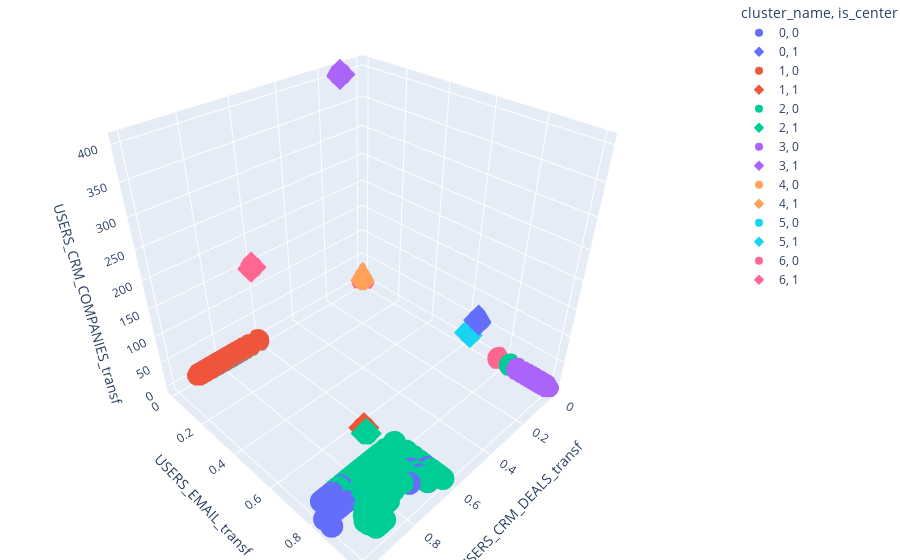

This figure's notebook cell:
### Code cell
# visualize log_transformation customer segments with a 3D plot
# We arbitrarily chose users instead of actions or apu
# This is only for visualization and to show where customers are clustered
fig = px.scatter_3d(actions_customer_transf,
                    x="USERS_CRM_DEALS_transf",
                    y="USERS_EMAIL_transf",
                    z="USERS_CRM_COMPANIES_transf",
                    color='cluster_name',
                    hover_data=["USERS_CRM_DEALS_transf",
                                "USERS_EMAIL_transf",
                                "USERS_CRM_COMPANIES_transf"],
                    category_orders = {"cluster_name": 
                                       ["0", "1", "2", "3","4","5","6"]},
                    symbol = "is_center"
                    )

fig.update_layout(margin=dict(l=0, r=0, b=0, t=0))
fig.show()

### Figure 1 — Plotly figure (JSON) as saved in the notebook; plotly's stock layout.template omitted (floating-point values rounded to 4 significant figures; data arrays with more than 128 entries replaced by an {"elided": "..."} marker saying what was removed)
{"data": [{"customdata": {"elided": "461x3 float values"}, "hovertemplate": "cluster_name=0<br>is_center=0<br>USERS_CRM_DEALS_transf=%{customdata[0]}<br>USERS_EMAIL_transf=%{customdata[1]}<br>USERS_CRM_COMPANIES_transf=%{customdata[2]}<extra></extra>", "legendgroup": "0, 0", "marker": {"color": "#636efa", "symbol": "circle"}, "mode": "markers", "name": "0, 0", "scene": "scene", "showlegend": true, "type": "scatter3d", "x": {"elided": "461 float values"}, "y": {"elided": "461 float values"}, "z": {"elided": "461 float values"}}, {"customdata": [[0, 0.6572, 53.6]], "hovertemplate": "cluster_name=0<br>is_center=1<br>USERS_CRM_DEALS_transf=%{customdata[0]}<br>USERS_EMAIL_transf=%{customdata[1]}<br>USERS_CRM_COMPANIES_transf=%{customdata[2]}<extra></extra>", "legendgroup": "0, 1", "marker": {"color": "#636efa", "symbol": "diamond"}, "mode": "markers", "name": "0, 1", "scene": "scene", "showlegend": true, "type": "scatter3d", "x": [0], "y": [0.6572], "z": [53.6]}, {"customdata": {"elided": "2321x3 float values"}, "hovertemplate": "cluster_name=1<br>is_center=0<br>USERS_CRM_DEALS_transf=%{customdata[0]}<br>USERS_EMAIL_transf=%{customdata[1]}<br>USERS_CRM_COMPANIES_transf=%{customdata[2]}<extra></extra>", "legendgroup": "1, 0", "marker": {"color": "#EF553B", "symbol": "circle"}, "mode": "markers", "name": "1, 0", "scene": "scene", "showlegend": true, "type": "scatter3d", "x": {"elided": "2321 float values"}, "y": {"elided": "2321 float values"}, "z": {"elided": "2321 float values"}}, {"customdata": [[0.6464, 0.6519, 1.718]], "hovertemplate": "cluster_name=1<br>is_center=1<br>USERS_CRM_DEALS_transf=%{customdata[0]}<br>USERS_EMAIL_transf=%{customdata[1]}<br>USERS_CRM_COMPANIES_transf=%{customdata[2]}<extra></extra>", "legendgroup": "1, 1", "marker": {"color": "#EF553B", "symbol": "diamond"}, "mode": "markers", "name": "1, 1", "scene": "scene", "showlegend": true, "type": "scatter3d", "x": [0.6464], "y": [0.6519], "z": [1.718]}, {"customdata": {"elided": "1535x3 float values"}, "hovertemplate": "cluster_name=2<br>is_center=0<br>USERS_CRM_DEALS_transf=%{customdata[0]}<br>USERS_EMAIL_transf=%{customdata[1]}<br>USERS_CRM_COMPANIES_transf=%{customdata[2]}<extra></extra>", "legendgroup": "2, 0", "marker": {"color": "#00cc96", "symbol": "circle"}, "mode": "markers", "name": "2, 0", "scene": "scene", "showlegend": true, "type": "scatter3d", "x": {"elided": "1535 float values"}, "y": {"elided": "1535 float values"}, "z": {"elided": "1535 float values"}}, {"customdata": [[0.6563, 0.674, 4.441e-15]], "hovertemplate": "cluster_name=2<br>is_center=1<br>USERS_CRM_DEALS_transf=%{customdata[0]}<br>USERS_EMAIL_transf=%{customdata[1]}<br>USERS_CRM_COMPANIES_transf=%{customdata[2]}<extra></extra>", "legendgroup": "2, 1", "marker": {"color": "#00cc96", "symbol": "diamond"}, "mode": "markers", "name": "2, 1", "scene": "scene", "showlegend": true, "type": "scatter3d", "x": [0.6563], "y": [0.674], "z": [4.441e-15]}, {"customdata": {"elided": "801x3 float values"}, "hovertemplate": "cluster_name=3<br>is_center=0<br>USERS_CRM_DEALS_transf=%{customdata[0]}<br>USERS_EMAIL_transf=%{customdata[1]}<br>USERS_CRM_COMPANIES_transf=%{customdata[2]}<extra></extra>", "legendgroup": "3, 0", "marker": {"color": "#ab63fa", "symbol": "circle"}, "mode": "markers", "name": "3, 0", "scene": "scene", "showlegend": true, "type": "scatter3d", "x": {"elided": "801 float values"}, "y": {"elided": "801 float values"}, "z": {"elided": "801 float values"}}, {"customdata": [[0.1202, 1.665e-16, 402.4]], "hovertemplate": "cluster_name=3<br>is_center=1<br>USERS_CRM_DEALS_transf=%{customdata[0]}<br>USERS_EMAIL_transf=%{customdata[1]}<br>USERS_CRM_COMPANIES_transf=%{customdata[2]}<extra></extra>", "legendgroup": "3, 1", "marker": {"color": "#ab63fa", "symbol": "diamond"}, "mode": "markers", "name": "3, 1", "scene": "scene", "showlegend": true, "type": "scatter3d", "x": [0.1202], "y": [1.665e-16], "z": [402.4]}, {"customdata": {"elided": "2066x3 float values"}, "hovertemplate": "cluster_name=4<br>is_center=0<br>USERS_CRM_DEALS_transf=%{customdata[0]}<br>USERS_EMAIL_transf=%{customdata[1]}<br>USERS_CRM_COMPANIES_transf=%{customdata[2]}<extra></extra>", "legendgroup": "4, 0", "marker": {"color": "#FFA15A", "symbol": "circle"}, "mode": "markers", "name": "4, 0", "scene": "scene", "showlegend": true, "type": "scatter3d", "x": {"elided": "2066 float values"}, "y": {"elided": "2066 float values"}, "z": {"elided": "2066 float values"}}, {"customdata": [[1.055e-15, -9.992e-16, 6.389]], "hovertemplate": "cluster_name=4<br>is_center=1<br>USERS_CRM_DEALS_transf=%{customdata[0]}<br>USERS_EMAIL_transf=%{customdata[1]}<br>USERS_CRM_COMPANIES_transf=%{customdata[2]}<extra></extra>", "legendgroup": "4, 1", "marker": {"color": "#FFA15A", "symbol": "diamond"}, "mode": "markers", "name": "4, 1", "scene": "scene", "showlegend": true, "type": "scatter3d", "x": [1.055e-15], "y": [-9.992e-16], "z": [6.389]}, {"customdata": {"elided": "788x3 float values"}, "hovertemplate": "cluster_name=5<br>is_center=0<br>USERS_CRM_DEALS_transf=%{customdata[0]}<br>USERS_EMAIL_transf=%{customdata[1]}<br>USERS_CRM_COMPANIES_transf=%{customdata[2]}<extra></extra>", "legendgroup": "5, 0", "marker": {"color": "#19d3f3", "symbol": "circle"}, "mode": "markers", "name": "5, 0", "scene": "scene", "showlegend": true, "type": "scatter3d", "x": {"elided": "788 float values"}, "y": {"elided": "788 float values"}, "z": {"elided": "788 float values"}}, {"customdata": [[-5.551e-17, 0.6216, 19.09]], "hovertemplate": "cluster_name=5<br>is_center=1<br>USERS_CRM_DEALS_transf=%{customdata[0]}<br>USERS_EMAIL_transf=%{customdata[1]}<br>USERS_CRM_COMPANIES_transf=%{customdata[2]}<extra></extra>", "legendgroup": "5, 1", "marker": {"color": "#19d3f3", "symbol": "diamond"}, "mode": "markers", "name": "5, 1", "scene": "scene", "showlegend": true, "type": "scatter3d", "x": [-5.551e-17], "y": [0.6216], "z": [19.09]}, {"customdata": {"elided": "506x3 float values"}, "hovertemplate": "cluster_name=6<br>is_center=0<br>USERS_CRM_DEALS_transf=%{customdata[0]}<br>USERS_EMAIL_transf=%{customdata[1]}<br>USERS_CRM_COMPANIES_transf=%{customdata[2]}<extra></extra>", "legendgroup": "6, 0", "marker": {"color": "#FF6692", "symbol": "circle"}, "mode": "markers", "name": "6, 0", "scene": "scene", "showlegend": true, "type": "scatter3d", "x": {"elided": "506 float values"}, "y": {"elided": "506 float values"}, "z": {"elided": "506 float values"}}, {"customdata": [[0.6088, 2.776e-16, 147.4]], "hovertemplate": "cluster_name=6<br>is_center=1<br>USERS_CRM_DEALS_transf=%{customdata[0]}<br>USERS_EMAIL_transf=%{customdata[1]}<br>USERS_CRM_COMPANIES_transf=%{customdata[2]}<extra></extra>", "legendgroup": "6, 1", "marker": {"color": "#FF6692", "symbol": "diamond"}, "mode": "markers", "name": "6, 1", "scene": "scene", "showlegend": true, "type": "scatter3d", "x": [0.6088], "y": [2.776e-16], "z": [147.4]}], "layout": {"legend": {"title": {"text": "cluster_name, is_center"}, "tracegroupgap": 0}, "margin": {"b": 0, "l": 0, "r": 0, "t": 0}, "scene": {"domain": {"x": [0, 1], "y": [0, 1]}, "xaxis": {"title": {"text": "USERS_CRM_DEALS_transf"}}, "yaxis": {"title": {"text": "USERS_EMAIL_transf"}}, "zaxis": {"title": {"text": "USERS_CRM_COMPANIES_transf"}}}}}
